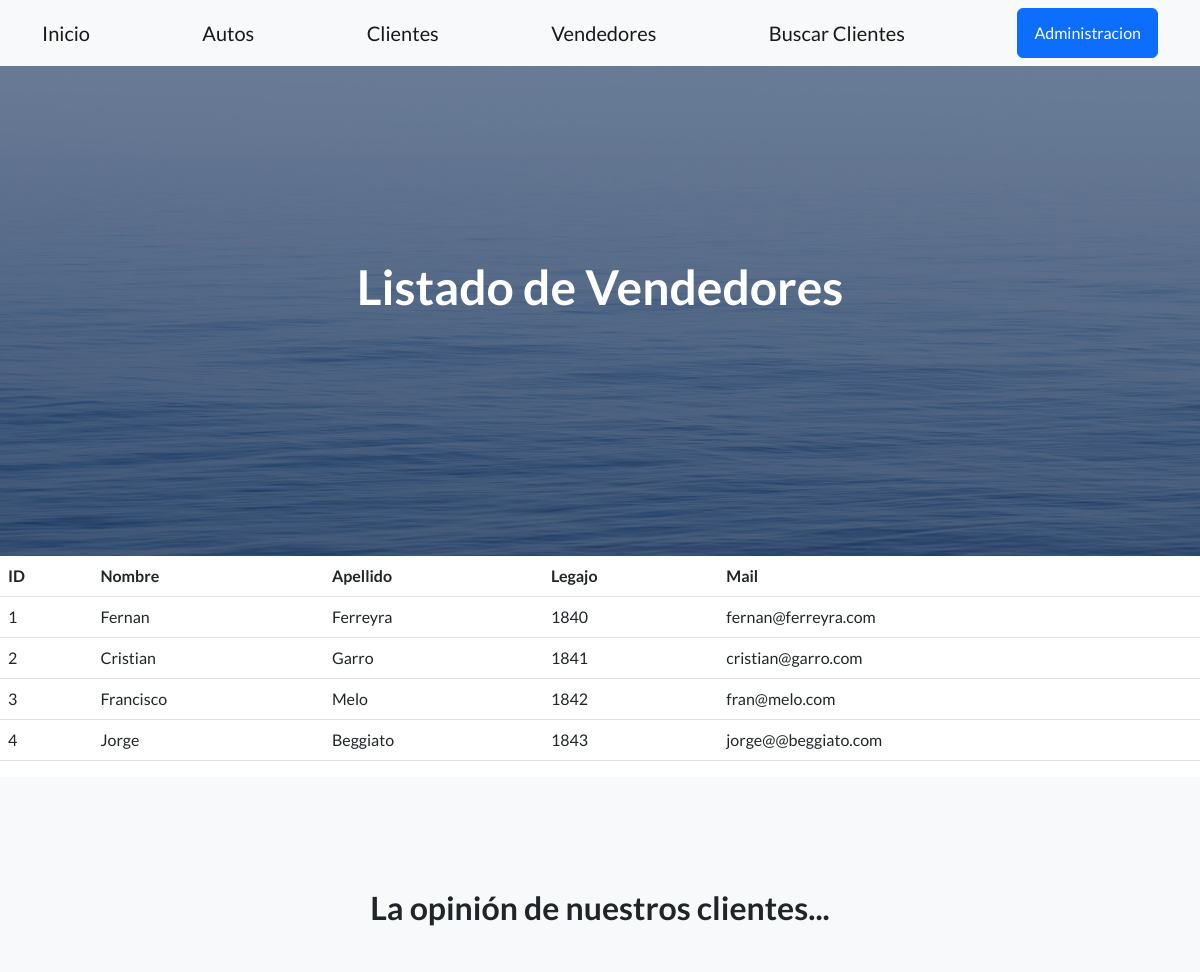
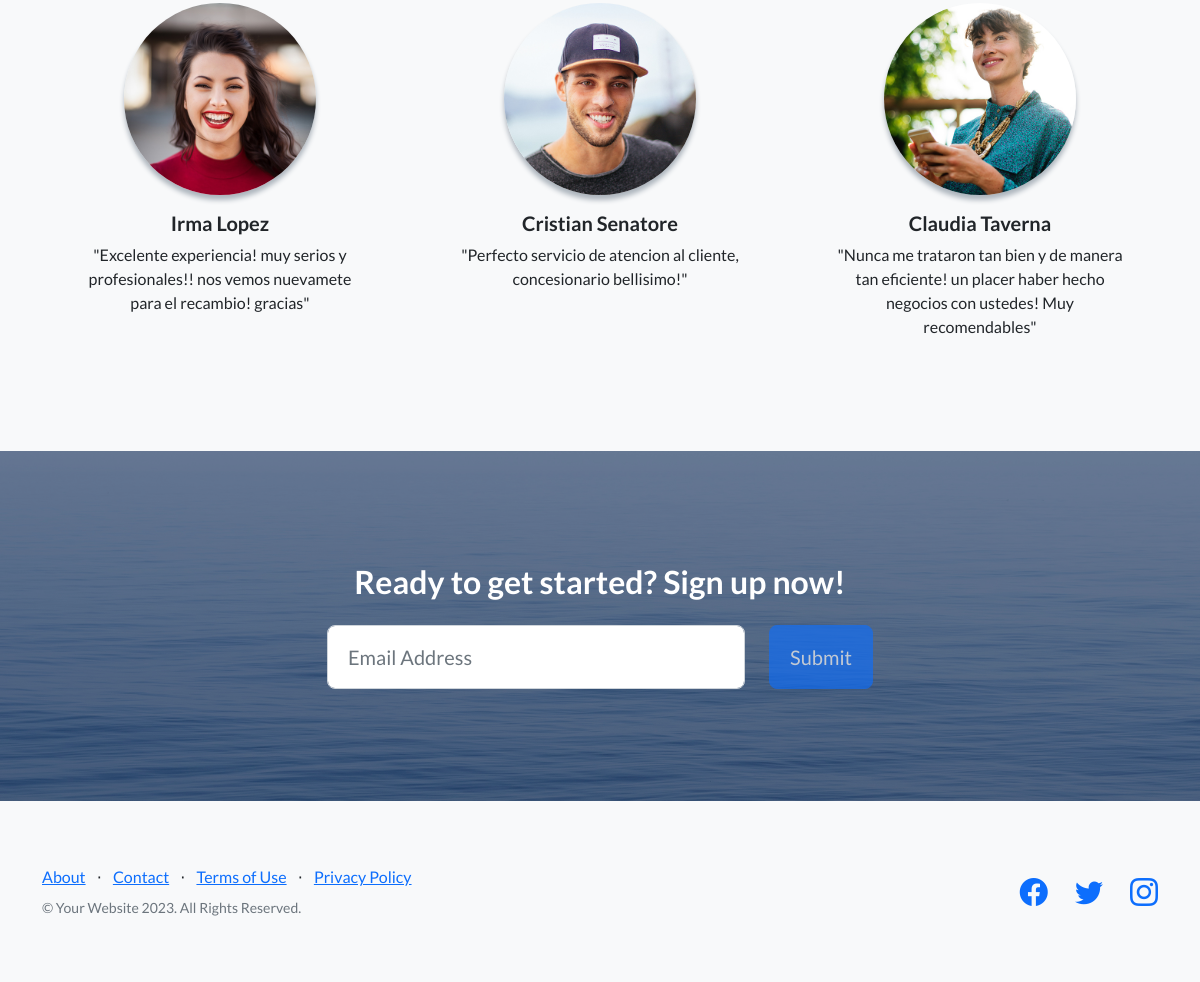
Page /aplicacion/vendedores/ on the committed database (2 pictures, top to bottom).
### aplicacion/models.py (models this page shows, shortened)
class Vendedores(models.Model):
    nombre = models.CharField(max_length=50)
    apellido = models.CharField(max_length=50)
    legajo = models.IntegerField()
    mail = models.EmailField()

### aplicacion/views.py (the view)
# urls.py: path('vendedores/', vendedores , name="vendedores"),
def vendedores(request):
    ctx = { "clientes":  Vendedores.objects.all(),}
    return render(request, "aplicacion/vendedores.html", ctx )

### aplicacion/templates/aplicacion/vendedores.html (shortened to what this page needs)
{% extends 'aplicacion/base.html' %}
{% load static %}
{% block cabecera %}
    Listado de Vendedores
{% endblock cabecera %}
{% block contenido %}
<table class="table">
    <thead>
        <tr>
            <th>ID</th>
            <th>Nombre</th>
            <th>Apellido</th>
            <th>Legajo</th>
            <th>Mail</th>
        </tr>
    </thead>
    <tbody>
    {% for cliente in clientes %}
    <tr>
        <td>{{cliente.id}}</td>
        <td>{{cliente.nombre}}</td>
        <td>{{cliente.apellido}}</td>
        <td>{{cliente.legajo}}</td>
        <td>{{cliente.mail}}</td>
    </tr>
    {% endfor %}
    </tbody>
</table>
{% endblock contenido %}

### rows in the picture
Vendedores: id "1", nombre "Fernan", apellido "Ferreyra", legajo "1840", mail "fernan@ferreyra.com"
Vendedores: id "2", nombre "Cristian", apellido "Garro", legajo "1841", mail "cristian@garro.com"
Vendedores: id "3", nombre "Francisco", apellido "Melo", legajo "1842", mail "fran@melo.com"
Vendedores: id "4", nombre "Jorge", apellido "Beggiato", legajo "1843", mail "jorge@@beggiato.com"
